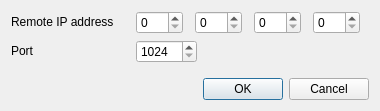
<?xml version="1.0" encoding="UTF-8"?>
<ui version="4.0">
 <class>UICFTNControls</class>
 <widget class="QWidget" name="UICFTNControls">
  <property name="windowModality">
   <enum>Qt::NonModal</enum>
  </property>
  <property name="geometry">
   <rect>
    <x>0</x>
    <y>0</y>
    <width>372</width>
    <height>106</height>
   </rect>
  </property>
  <property name="windowTitle">
   <string>UDP protocol settings</string>
  </property>
  <property name="windowIcon">
   <iconset resource="../gui/opentrack-res.qrc">
    <normaloff>:/images/opentrack.png</normaloff>:/images/opentrack.png</iconset>
  </property>
  <property name="layoutDirection">
   <enum>Qt::LeftToRight</enum>
  </property>
  <property name="autoFillBackground">
   <bool>false</bool>
  </property>
  <layout class="QGridLayout" name="gridLayout_2">
   <item row="1" column="0">
    <widget class="QDialogButtonBox" name="buttonBox">
     <property name="sizePolicy">
      <sizepolicy hsizetype="Minimum" vsizetype="Maximum">
       <horstretch>0</horstretch>
       <verstretch>0</verstretch>
      </sizepolicy>
     </property>
     <property name="standardButtons">
      <set>QDialogButtonBox::Cancel|QDialogButtonBox::Ok</set>
     </property>
    </widget>
   </item>
   <item row="0" column="0">
    <widget class="QFrame" name="frame">
     <property name="sizePolicy">
      <sizepolicy hsizetype="Minimum" vsizetype="Maximum">
       <horstretch>0</horstretch>
       <verstretch>0</verstretch>
      </sizepolicy>
     </property>
     <layout class="QGridLayout" name="gridLayout">
      <property name="leftMargin">
       <number>0</number>
      </property>
      <property name="topMargin">
       <number>0</number>
      </property>
      <property name="rightMargin">
       <number>0</number>
      </property>
      <property name="horizontalSpacing">
       <number>22</number>
      </property>
      <item row="0" column="1">
       <widget class="QFrame" name="frame_2">
        <property name="sizePolicy">
         <sizepolicy hsizetype="Minimum" vsizetype="Maximum">
          <horstretch>0</horstretch>
          <verstretch>0</verstretch>
         </sizepolicy>
        </property>
        <property name="frameShape">
         <enum>QFrame::NoFrame</enum>
        </property>
        <layout class="QHBoxLayout" name="horizontalLayout">
         <property name="spacing">
          <number>12</number>
         </property>
         <property name="leftMargin">
          <number>0</number>
         </property>
         <property name="topMargin">
          <number>0</number>
         </property>
         <property name="bottomMargin">
          <number>0</number>
         </property>
         <item>
          <widget class="QSpinBox" name="spinIPFirstNibble">
           <property name="maximumSize">
            <size>
             <width>60</width>
             <height>16777215</height>
            </size>
           </property>
           <property name="maximum">
            <number>255</number>
           </property>
           <property name="singleStep">
            <number>1</number>
           </property>
          </widget>
         </item>
         <item>
          <widget class="QSpinBox" name="spinIPSecondNibble">
           <property name="maximumSize">
            <size>
             <width>60</width>
             <height>16777215</height>
            </size>
           </property>
           <property name="maximum">
            <number>255</number>
           </property>
           <property name="singleStep">
            <number>1</number>
           </property>
          </widget>
         </item>
         <item>
          <widget class="QSpinBox" name="spinIPThirdNibble">
           <property name="maximumSize">
            <size>
             <width>60</width>
             <height>16777215</height>
            </size>
           </property>
           <property name="maximum">
            <number>255</number>
           </property>
           <property name="singleStep">
            <number>1</number>
           </property>
          </widget>
         </item>
         <item>
          <widget class="QSpinBox" name="spinIPFourthNibble">
           <property name="maximumSize">
            <size>
             <width>60</width>
             <height>16777215</height>
            </size>
           </property>
           <property name="maximum">
            <number>255</number>
           </property>
           <property name="singleStep">
            <number>1</number>
           </property>
          </widget>
         </item>
        </layout>
       </widget>
      </item>
      <item row="1" column="1">
       <widget class="QSpinBox" name="spinPortNumber">
        <property name="sizePolicy">
         <sizepolicy hsizetype="Maximum" vsizetype="Maximum">
          <horstretch>0</horstretch>
          <verstretch>0</verstretch>
         </sizepolicy>
        </property>
        <property name="minimum">
         <number>1024</number>
        </property>
        <property name="maximum">
         <number>65535</number>
        </property>
       </widget>
      </item>
      <item row="0" column="0">
       <widget class="QLabel" name="label_4">
        <property name="sizePolicy">
         <sizepolicy hsizetype="Minimum" vsizetype="Maximum">
          <horstretch>0</horstretch>
          <verstretch>0</verstretch>
         </sizepolicy>
        </property>
        <property name="text">
         <string>Remote IP address</string>
        </property>
       </widget>
      </item>
      <item row="1" column="0">
       <widget class="QLabel" name="label_5">
        <property name="sizePolicy">
         <sizepolicy hsizetype="Minimum" vsizetype="Maximum">
          <horstretch>0</horstretch>
          <verstretch>0</verstretch>
         </sizepolicy>
        </property>
        <property name="text">
         <string>Port</string>
        </property>
       </widget>
      </item>
     </layout>
    </widget>
   </item>
  </layout>
 </widget>
 <tabstops>
  <tabstop>spinIPFirstNibble</tabstop>
  <tabstop>spinIPSecondNibble</tabstop>
  <tabstop>spinIPThirdNibble</tabstop>
  <tabstop>spinIPFourthNibble</tabstop>
  <tabstop>spinPortNumber</tabstop>
 </tabstops>
 <resources>
  <include location="../gui/opentrack-res.qrc"/>
 </resources>
 <connections/>
 <designerdata>
  <property name="gridDeltaX">
   <number>5</number>
  </property>
  <property name="gridDeltaY">
   <number>5</number>
  </property>
  <property name="gridSnapX">
   <bool>true</bool>
  </property>
  <property name="gridSnapY">
   <bool>true</bool>
  </property>
  <property name="gridVisible">
   <bool>false</bool>
  </property>
 </designerdata>
 <slots>
  <slot>startEngineClicked()</slot>
  <slot>stopEngineClicked()</slot>
  <slot>cameraSettingsClicked()</slot>
 </slots>
</ui>
